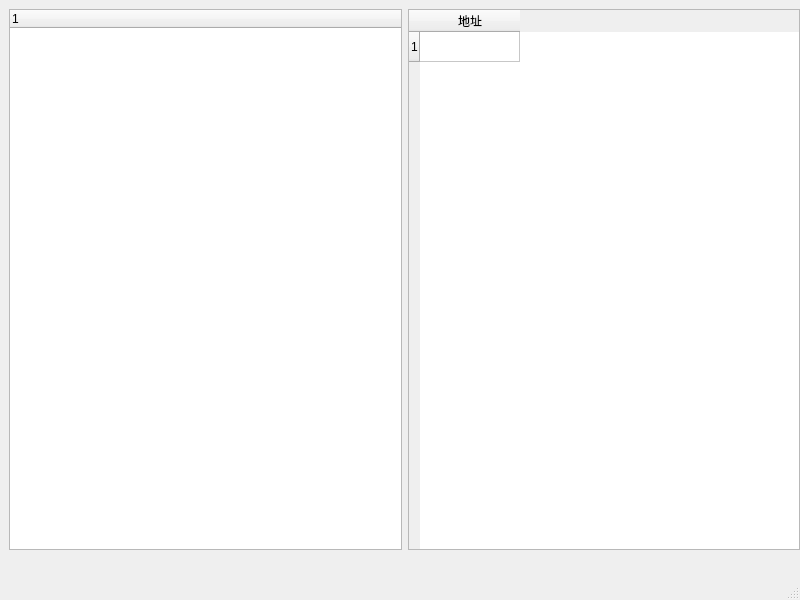
<?xml version="1.0" encoding="UTF-8"?>
<ui version="4.0">
 <class>MainWindow</class>
 <widget class="QMainWindow" name="MainWindow">
  <property name="geometry">
   <rect>
    <x>0</x>
    <y>0</y>
    <width>800</width>
    <height>600</height>
   </rect>
  </property>
  <property name="windowTitle">
   <string>MainWindow</string>
  </property>
  <widget class="QWidget" name="centralwidget">
   <widget class="QWidget" name="layoutWidget">
    <property name="geometry">
     <rect>
      <x>9</x>
      <y>9</y>
      <width>791</width>
      <height>541</height>
     </rect>
    </property>
    <layout class="QHBoxLayout" name="horizontalLayout">
     <item>
      <widget class="QTreeWidget" name="treeWidget">
       <property name="minimumSize">
        <size>
         <width>50</width>
         <height>50</height>
        </size>
       </property>
       <column>
        <property name="text">
         <string notr="true">1</string>
        </property>
       </column>
      </widget>
     </item>
     <item>
      <widget class="QTableWidget" name="tableWidget">
       <row>
        <property name="text">
         <string>1</string>
        </property>
       </row>
       <column>
        <property name="text">
         <string>地址</string>
        </property>
       </column>
      </widget>
     </item>
    </layout>
   </widget>
  </widget>
  <widget class="QStatusBar" name="statusbar"/>
 </widget>
 <resources/>
 <connections/>
</ui>
